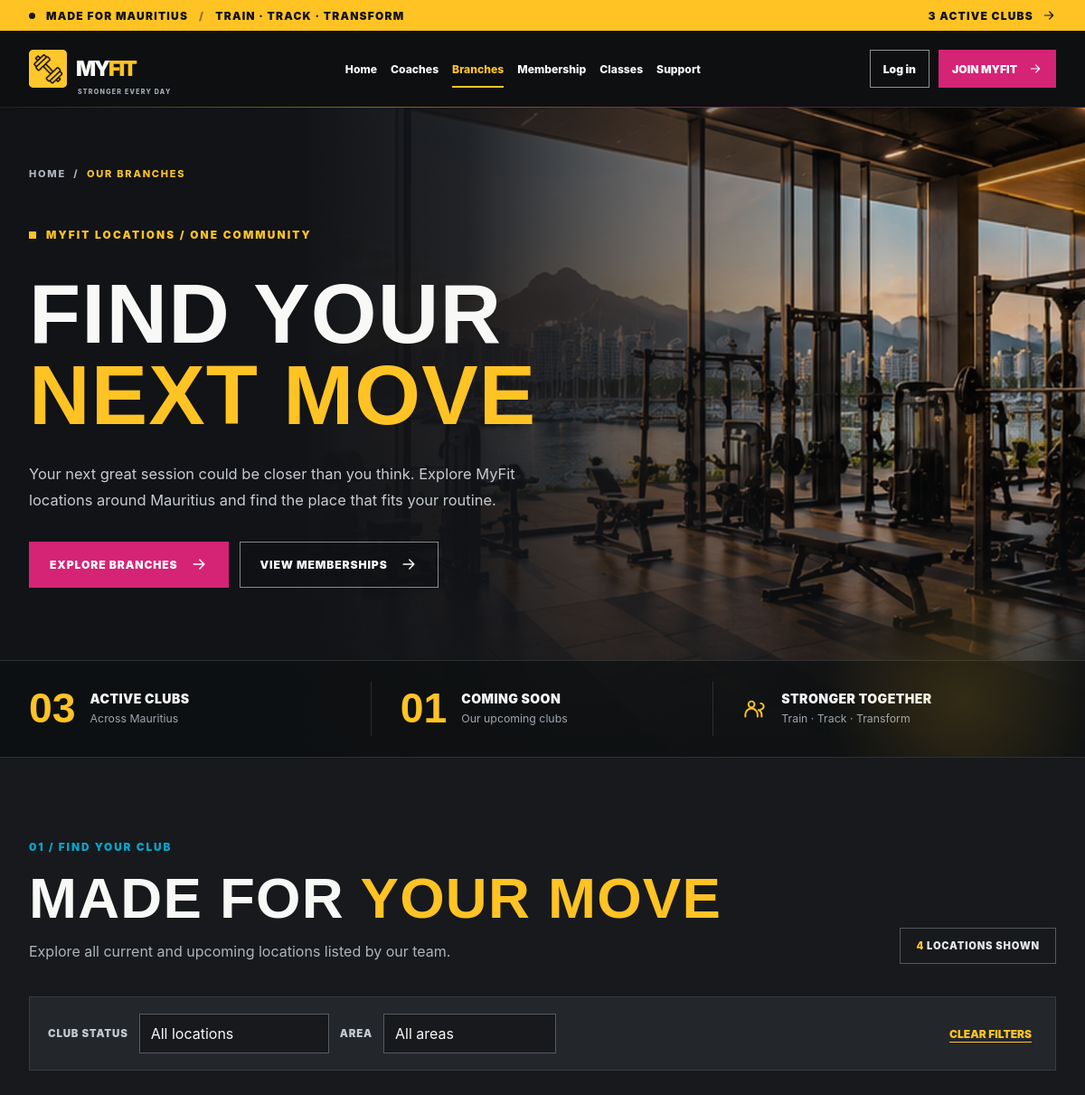
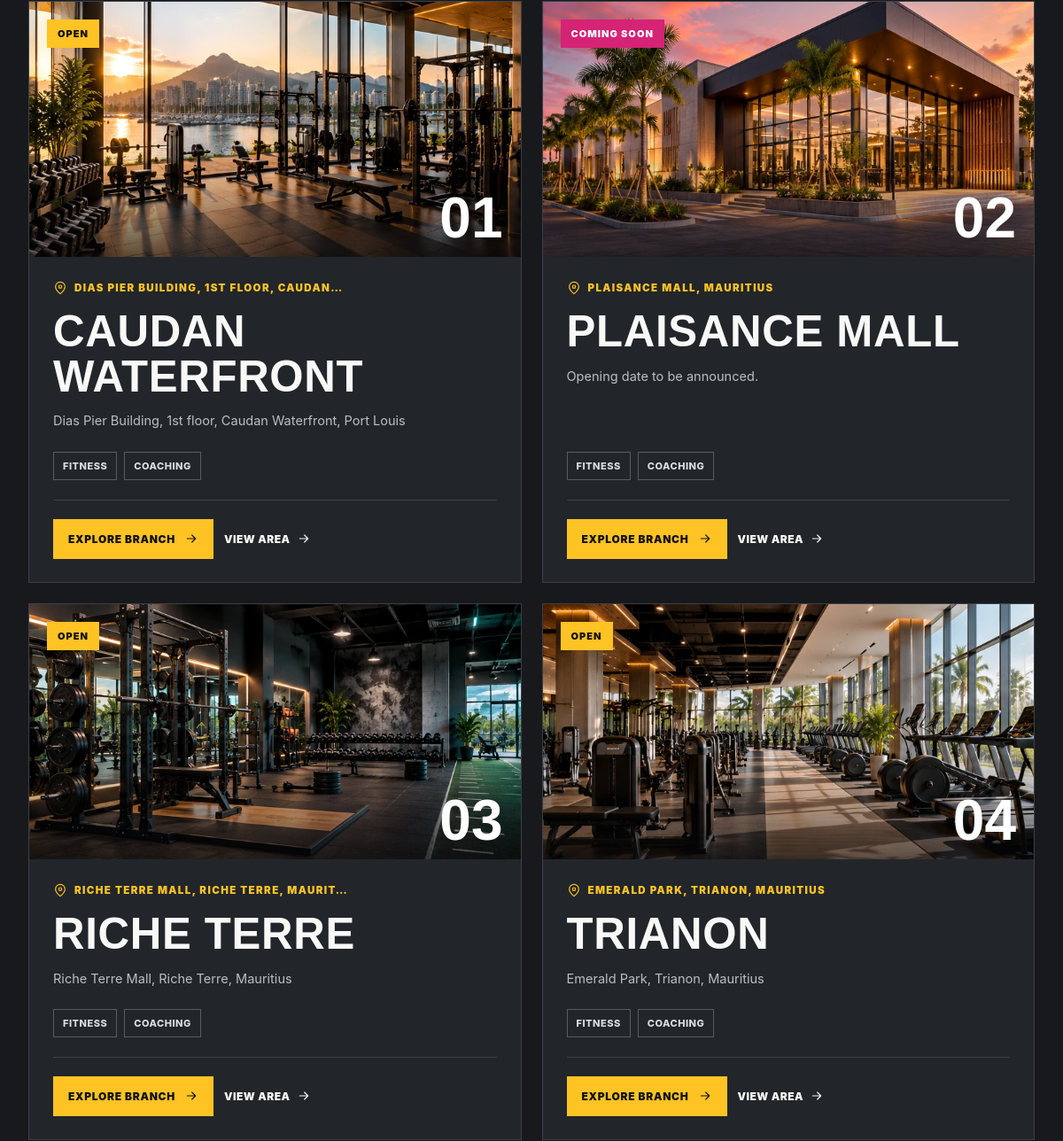
Page /branches/ (upper part) on the earlier database version (2 pictures, top to bottom).
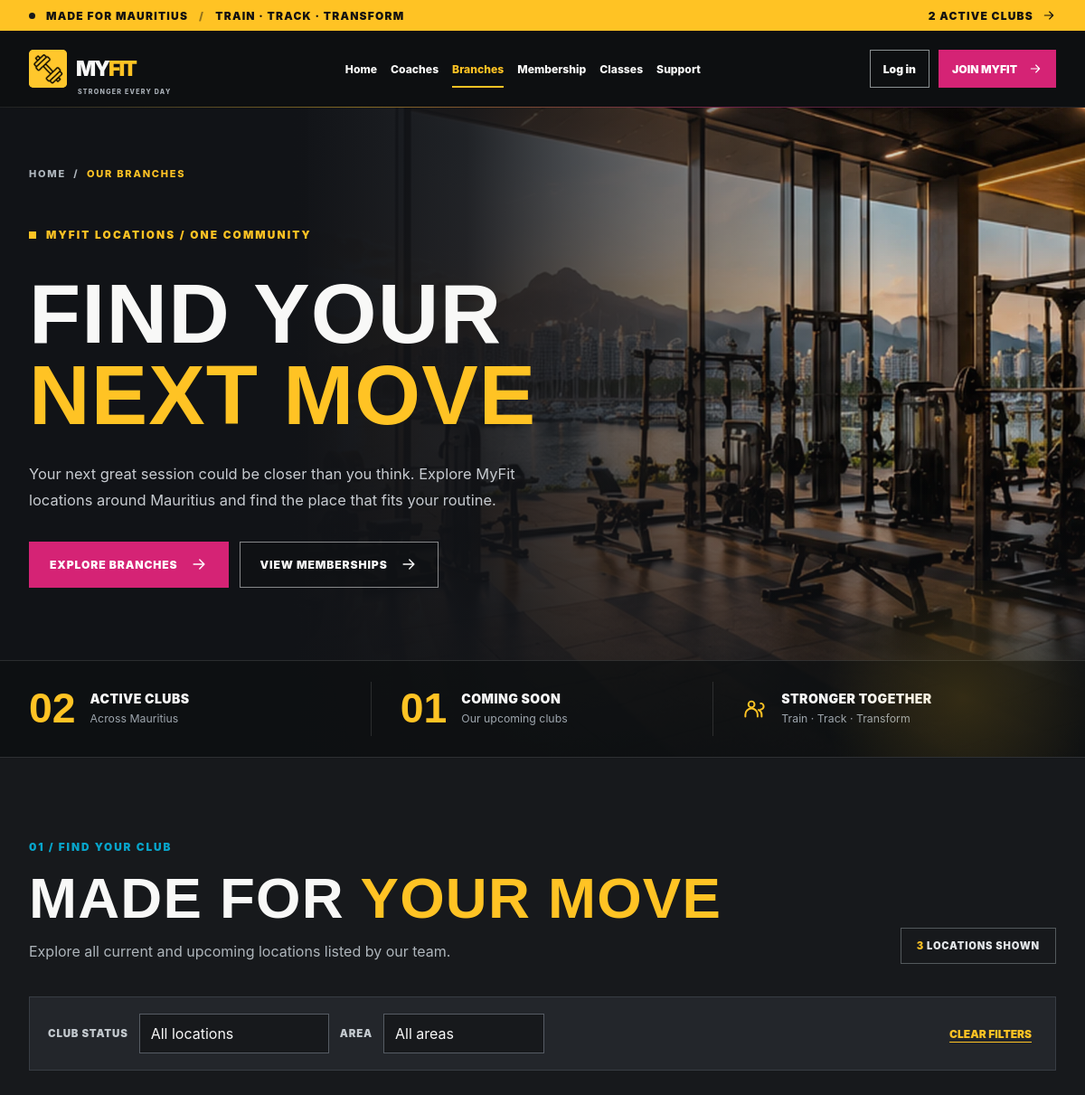
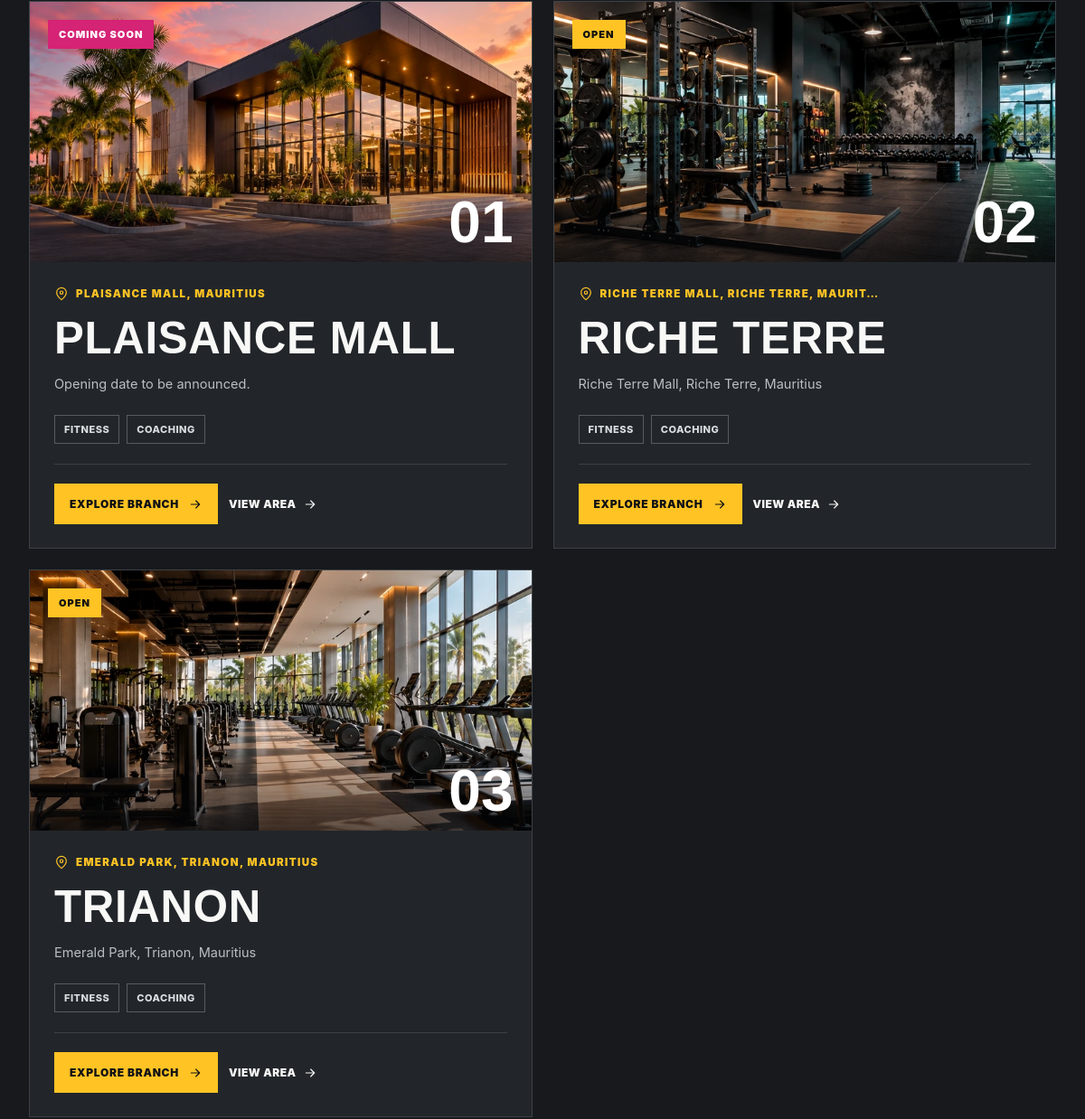
Same page on the later database version (2 pictures, top to bottom).
### core/models.py (models this page shows, shortened)
class Branch(models.Model): #allows Django to map this class to a database table.
    name = models.CharField(max_length=120, unique=True) #short strings, maximum of 120 characters, unique name
    address = models.TextField() #Stores text without, field as required by default, field is non-null by default.
    phone = models.CharField(max_length=20, blank=True) #Stores the number as text because someone could put a + at the start
    email = models.EmailField(blank=True) #specialized CharField that validates email formatting
    opening_hours = models.TextField(blank=True)
    operational_status = models.CharField(max_length=20, choices=[
        ('Open', 'Open'), ('Maintenance', 'Maintenance'),
        ('Coming soon', 'Coming soon'), ('Closed', 'Closed'),
    ], default='Open')
    is_active = models.BooleanField(default=True)
    image = models.ImageField(upload_to='branches/', blank=True, validators=MYFIT_IMAGE_VALIDATORS)#<------ image
    created_at = models.DateTimeField(auto_now_add=True)#Stores when the branch record was created.
    updated_at = models.DateTimeField(auto_now=True)#Stores when the branch record was updated.
    class Meta:
        verbose_name_plural = "Branches"
        ordering = ["name"] #This tells Django to sort query results by name in ascending alphabetical order by default.

### core/views.py (the view)
# urls.py: path('branches/', views.branches, name='branches'),
def branches(request):
    branches = Branch.objects.filter(is_active=True)
    return render(request, 'myfit/branches.html', {
        'branches': branches,
        'open_branch_count': Branch.objects.filter(
            is_active=True, operational_status='Open'
        ).count(),
        'coming_soon_count': branches.filter(operational_status='Coming soon').count(),
        'site_images': website_images(),
    })

### core/context_processors.py (called while the page is built)
def notifications(request):
    if not request.user.is_authenticated:
        return {
            'latest_notifications': (),
            'unread_notification_count': 0,
        }
    notification_manager = request.user.notifications
    return {
        'latest_notifications': notification_manager.order_by('-created_at')[:10],
        'unread_notification_count': notification_manager.filter(is_read=False).count(),
    }

### core/views.py (called while the page is built)
def website_images():
    return {picture.placement: picture for picture in WebsiteImage.objects.filter(is_active=True)}

### core/templates/myfit/branches.html (shortened to what the changed rows need)
{% load static %}
<!DOCTYPE html>
<html lang="en">
<head>
  <link rel="stylesheet" href="{% static 'css/branches.css' %}">
</head>
<body class="branches-page">
  <div class="topbar">
    <div class="container topbar-inner">
      <p><span class="topbar-dot"></span> MADE FOR MAURITIUS <span class="topbar-divider">/</span> TRAIN · TRACK · TRANSFORM</p>
      <a href="{% url 'myfit:branches' %}">{{ open_branch_count }} ACTIVE CLUBS <svg class="icon icon-sm"><use href="#i-arrow"/></svg></a>
    </div>
  </div>
  <main id="main-content">
    <section class="hero branches-hero" aria-labelledby="branches-title">
      <div class="container hero-inner"><div class="hero-copy">
        <h1 id="branches-title">FIND YOUR<br><span>NEXT MOVE</span></h1>
      </div></div>
      <div class="hero-bottom"><div class="container hero-highlights"><div><span class="count">{{ open_branch_count|stringformat:'02d' }}</span><span><b></b><small></small></span></div></div></div>
    </section>
    <section class="directory" id="branch-directory" aria-labelledby="directory-title"><div class="container">
      <div class="section-intro"><div><h2 class="section-title" id="directory-title">MADE FOR <span>YOUR MOVE</span></h2></div><span class="count-badge"><span id="visible-count">{{ branches|length }}</span> LOCATIONS SHOWN</span></div>
      <div class="branch-grid">
      {% for branch in branches %}
      <article class="branch-card" data-status="{% if branch.operational_status == 'Open' %}open{% elif branch.operational_status == 'Coming soon' %}soon{% else %}other{% endif %}" data-region="{{ branch.pk }}"
          data-name="{{ branch.name }}" data-area="{{ branch.address }}"
          data-desc="Visit {{ branch.name }} to explore MyFit training options."
          data-features="Training, Fitness, Coaching"
          data-hours="{{ branch.opening_hours|default:'Contact MyFit for opening hours' }}"
          data-map="https://www.google.com/maps/search/?api=1&amp;query={{ branch.address|urlencode }}">
        <div class="branch-photo">
          {% if branch.image %}<img src="{{ branch.image.url }}" alt="{{ branch.name }} branch" loading="lazy">
          {% else %}<div class="image-not-uploaded">PHOTO COMING SOON</div>{% endif %}
          <span class="branch-status{% if branch.operational_status == 'Coming soon' %} coming{% endif %}">{% if branch.operational_status == 'Coming soon' %}COMING SOON{% else %}{{ branch.operational_status|upper }}{% endif %}</span><span class="branch-number" aria-hidden="true">{{ forloop.counter|stringformat:'02d' }}</span>
        </div>
        <div class="branch-copy"><span class="branch-location"><svg class="icon icon-sm"><use href="#i-pin"/></svg>{{ branch.address|truncatechars:38 }}</span>
          <h3>{{ branch.name }}</h3><p>{% if branch.operational_status == "Coming soon" %}Opening date to be announced.{% else %}{{ branch.address }}{% endif %}</p>
          <ul class="branch-tags"><li>Fitness</li><li>Coaching</li></ul>
          <div class="branch-actions"><button type="button" class="branch-info-btn branch-open">EXPLORE BRANCH <svg class="icon icon-sm"><use href="#i-arrow"/></svg></button>
          <a class="branch-directions" href="https://www.google.com/maps/search/?api=1&amp;query={{ branch.address|urlencode }}" target="_blank" rel="noopener noreferrer">VIEW AREA <svg class="icon icon-sm"><use href="#i-arrow"/></svg></a></div>
        </div>
      </article>
      {% endfor %}
      </div>
    </div></section>
  </main>
</body>
</html>

Differences in the rows shown:
no longer on this page (row edited): Branch: image (picture), operational_status "OPEN", address "DIAS PIER BUILDING, 1ST FLOOR, CAUDAN…", name "CAUDAN WATERFRONT", address "Dias Pier Building, 1st floor, Caudan Waterfront, Port Louis"
Other differences:
{{ open_branch_count }}: "3" → "2"
{{ open_branch_count|stringformat:'02d' }}: "03" → "02"
{{ branches|length }}: "4" → "3"
